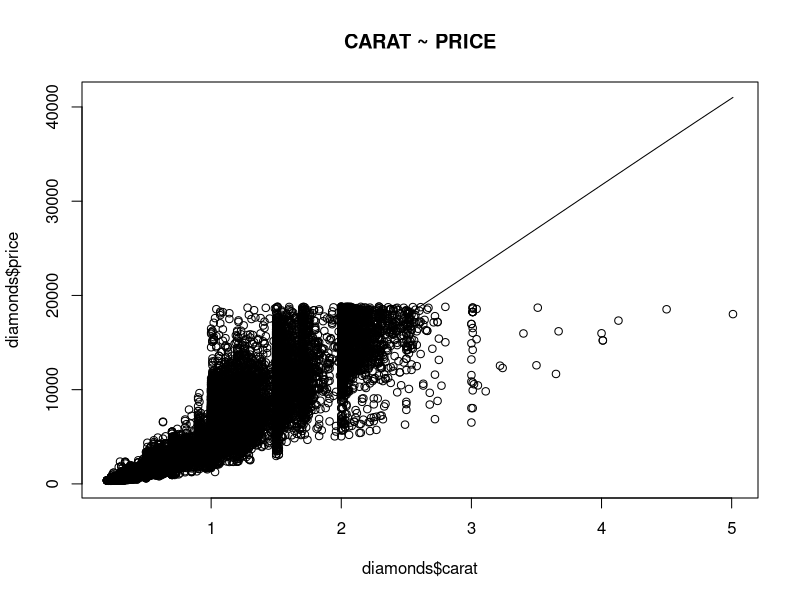
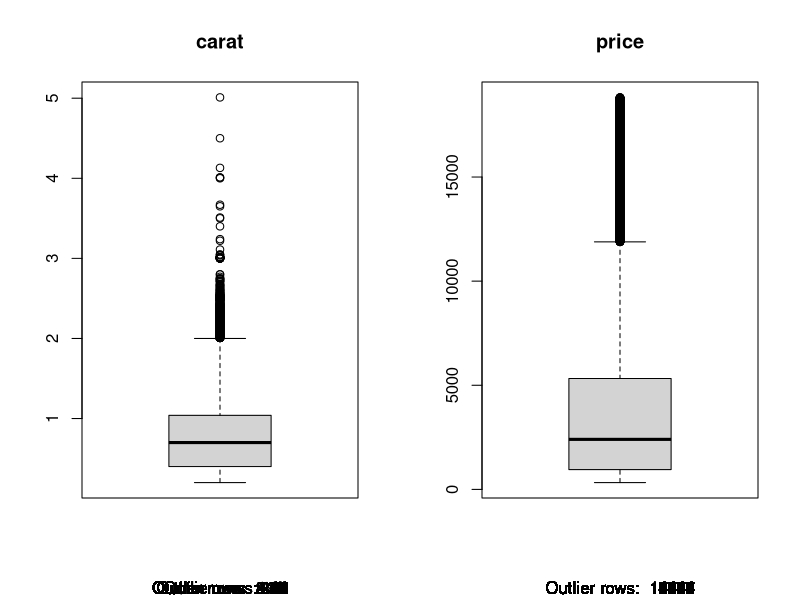
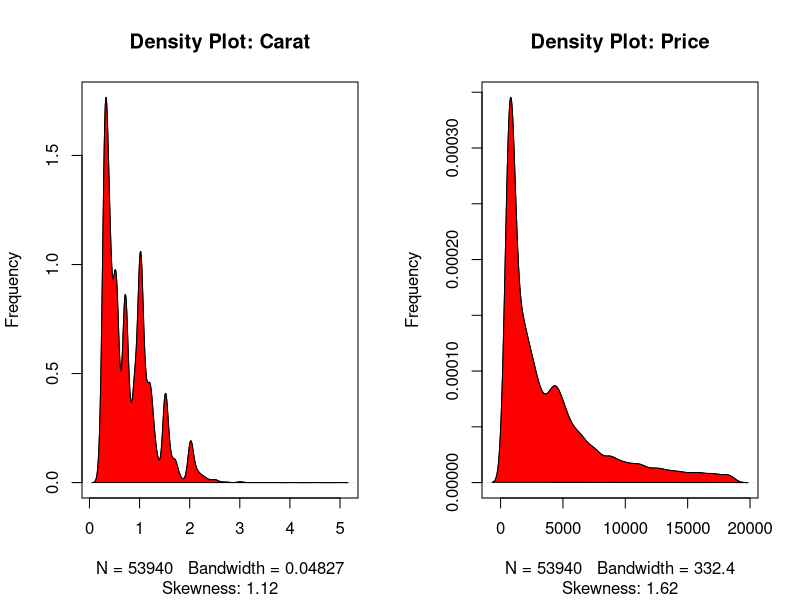

The R source for these figures, in order:
######################## Linear regression analysis in R  - graphiCAL ANALYSIS###########################

#Linear regression is used to predict the value of an outcome variable Y based on one or more input predictor variables X. 
# so that we can use this regression model to predict the Y when only the X is known. 

#Data The diamonds data ships with the ggplot2 package and predict the price (in US dollars) of about 54000 round cut diamonds.

#install.packages("caret")

library("caret")
library("ggplot2")

data(diamonds)
head(diamonds)

#Scatter plots can help visualize any linear relationships between the dependent (response) variable 
#and independent (predictor) variables.

scatter.smooth(x=diamonds$carat, y=diamonds$price, main="CARAT ~ PRICE")  # scatterplot

# LIENAR RELATIONSHIP BETWEEN cARAT AND pRICE OF DIAMONDS'
#if you are having multiple predictor variables, 
#a scatter plot is drawn for each one of them against the response, along with the line of best as seen below.

# More checks - BoxPlot - Check for outliers in Carat and Price

par(mfrow=c(1, 2))  # divide graph area in 2 columns
boxplot(diamonds$carat, main="carat", sub=paste("Outlier rows: ", boxplot.stats(diamonds$carat)$out))
boxplot(diamonds$price, main="price", sub=paste("Outlier rows: ", boxplot.stats(diamonds$price)$out))

# Density Plots - Check if the response variable is close to normality

library(e1071)
par(mfrow=c(1, 2))  # divide graph area in 2 columns
plot(density(diamonds$carat), main="Density Plot: Carat", ylab="Frequency", sub=paste("Skewness:", 
                                                  round(e1071::skewness(diamonds$carat), 2)))  # density plot for 'carat'
polygon(density(diamonds$carat), col="red")

# density plot for 'dist'
plot(density(diamonds$price), main="Density Plot: Price", ylab="Frequency", sub=paste("Skewness:", round(e1071::skewness(diamonds$price), 2)))  
polygon(density(diamonds$price), col="red")


#below uses the lm function to model the price of diamonds 
#then predicts the price of these very same diamonds with the predict function.

#data(diamonds)
model <- lm(price ~ ., diamonds)
model #print results
p <- predict(model, diamonds)
p     #print results

